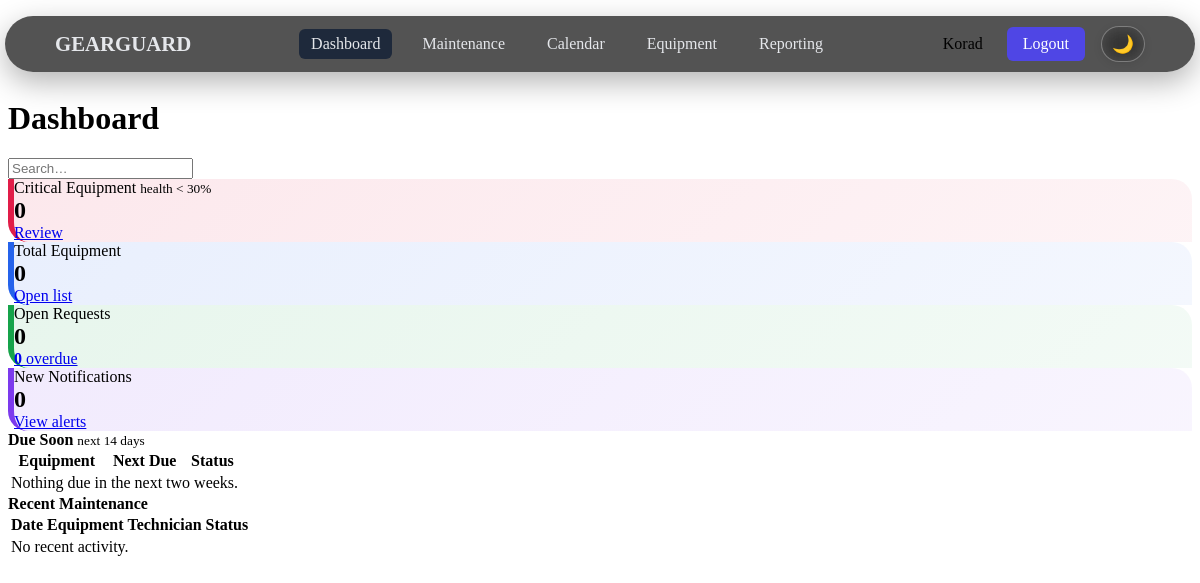
Page / (signed in) on the earlier database version.
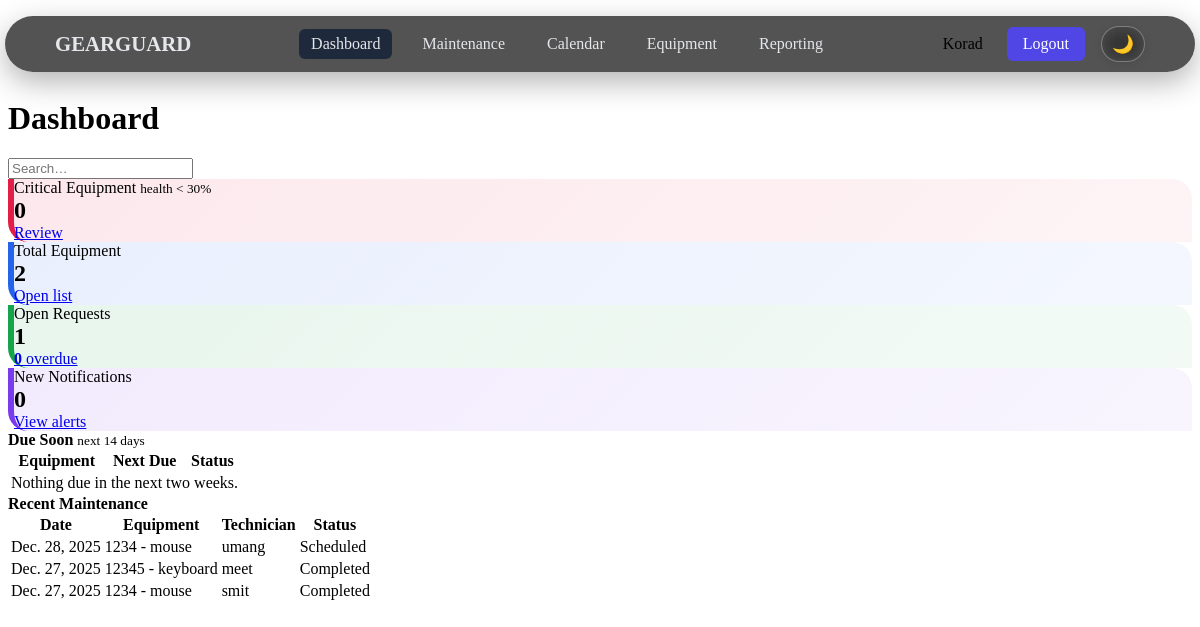
Same page on the later database version.
### maintenance/models.py (models this page shows, shortened)
class MaintenanceRecord(models.Model):
    STATUS_CHOICES = [
        ("scheduled", "Scheduled"),
        ("completed", "Completed"),
        ("overdue", "Overdue"),
    ]
    equipment = models.ForeignKey('equipment.Equipment', on_delete=models.CASCADE, related_name='maintenance_records')
    service_date = models.DateField()
    technician = models.CharField(max_length=100, blank=True)
    cost = models.DecimalField(max_digits=10, decimal_places=2, default=0)
    remarks = models.TextField(blank=True)
    next_due = models.DateField(null=True, blank=True)
    status = models.CharField(max_length=20, choices=STATUS_CHOICES, default='scheduled')

### equipment/models.py (models this page shows)
class Equipment(models.Model):
    STATUS_CHOICES = [
        ("active", "Active"),
        ("inactive", "Inactive"),
    ]
    asset_id = models.CharField(max_length=50, unique=True)
    name = models.CharField(max_length=120)
    category = models.ForeignKey(EquipmentCategory, on_delete=models.SET_NULL, null=True, related_name="equipments")
    company = models.CharField(max_length=100, blank=True)
    serial_no = models.CharField(max_length=100, blank=True)
    technician = models.CharField(max_length=100, blank=True)
    maintenance_team = models.CharField(max_length=100, blank=True)
    assigned_date = models.DateField(null=True, blank=True)
    maintenance_interval_days = models.PositiveIntegerField(default=90)
    status = models.CharField(max_length=20, choices=STATUS_CHOICES, default="active")
    description = models.TextField(blank=True)
    def __str__(self) -> str:
        return f"{self.asset_id} - {self.name}"

### gearguard/views.py (the view)
# urls.py: path('', home_view, name='home'),
@login_required
def home_view(request):
    from equipment.models import Equipment
    from maintenance.models import MaintenanceRecord
    from notifications.models import Notification
    total_eq = Equipment.objects.count()
    critical_eq = Equipment.objects.filter(status='inactive').count()
    open_requests = MaintenanceRecord.objects.exclude(status='completed').count()
    overdue = MaintenanceRecord.objects.filter(status='overdue').count()
    notif_new = Notification.objects.filter(status='new').count()
    recent_records = (
        MaintenanceRecord.objects.select_related('equipment')
        .order_by('-service_date')[:5]
    )
    today = timezone.now().date()
    due_soon = (
        MaintenanceRecord.objects.select_related('equipment')
        .filter(status__in=['scheduled', 'overdue'], next_due__isnull=False, next_due__lte=today + timedelta(days=14))
        .order_by('next_due')[:5]
    )
    context = {
        'total_equipment': total_eq,
        'critical_equipment': critical_eq,
        'open_requests': open_requests,
        'overdue_requests': overdue,
        'new_notifications': notif_new,
        'recent_records': recent_records,
        'due_soon': due_soon,
    }
    return render(request, 'home.html', context)

### templates/home.html
{% extends 'base.html' %}
{% block content %}
<header class="grid">
    <h1>Dashboard</h1>
    <form action="/maintenance/" method="get" style="margin-left:auto;">
        <input type="search" name="q" placeholder="Search…" />
    </form>
</header>
<section class="grid">
  <article style="border: none; border-radius: 0 20px 0 20px; background: linear-gradient(135deg, rgba(225, 29, 72, 0.1) 0%, rgba(225, 29, 72, 0.05) 100%); border-left: 6px solid #e11d48;">
    <header>Critical Equipment <small class="secondary">health &lt; 30% </small></header>
    <h2 style="margin:0">{{ critical_equipment }}</h2>
    <footer><a href="/equipment/" class="secondary">Review</a></footer>
  </article>
  <article style="border: none; border-radius: 0 20px 0 20px; background: linear-gradient(135deg, rgba(37, 99, 235, 0.1) 0%, rgba(37, 99, 235, 0.05) 100%); border-left: 6px solid #2563eb;">
    <header>Total Equipment</header>
    <h2 style="margin:0">{{ total_equipment }}</h2>
    <footer><a href="/equipment/">Open list</a></footer>
  </article>
  <article style="border: none; border-radius: 0 20px 0 20px; background: linear-gradient(135deg, rgba(22, 163, 74, 0.1) 0%, rgba(22, 163, 74, 0.05) 100%); border-left: 6px solid #16a34a;">
    <header>Open Requests</header>
    <h2 style="margin:0">{{ open_requests }}</h2>
    <footer><a href="/equipment/" class="secondary"><strong class="secondary">{{ overdue_requests }}</strong> overdue</a></footer>
  </article>
  <article style="border: none; border-radius: 0 20px 0 20px; background: linear-gradient(135deg, rgba(124, 58, 237, 0.1) 0%, rgba(124, 58, 237, 0.05) 100%); border-left: 6px solid #7c3aed;">
    <header>New Notifications</header>
    <h2 style="margin:0">{{ new_notifications }}</h2>
    <footer><a href="/notifications/">View alerts</a></footer>
  </article>
</section>
<section class="grid">
    <article>
        <header>
            <strong>Due Soon</strong>
            <small class="secondary">next 14 days</small>
        </header>
        <table>
            <thead>
                <tr>
                    <th>Equipment</th>
                    <th>Next Due</th>
                    <th>Status</th>
                </tr>
            </thead>
            <tbody>
                {% for r in due_soon %}
                <tr>
                    <td>{{ r.equipment }}</td>
                    <td>{{ r.next_due }}</td>
                    <td>
                        {% if r.status == 'overdue' %}
                        <span class="contrast">Overdue</span>
                        {% else %}
                        <span>Scheduled</span>
                        {% endif %}
                    </td>
                </tr>
                {% empty %}
                <tr>
                    <td colspan="3">Nothing due in the next two weeks.</td>
                </tr>
                {% endfor %}
            </tbody>
        </table>
    </article>
    <article>
        <header><strong>Recent Maintenance</strong></header>
        <table>
            <thead>
                <tr>
                    <th>Date</th>
                    <th>Equipment</th>
                    <th>Technician</th>
                    <th>Status</th>
                </tr>
            </thead>
            <tbody>
                {% for r in recent_records %}
                <tr>
                    <td>{{ r.service_date }}</td>
                    <td>{{ r.equipment }}</td>
                    <td>{{ r.technician|default:'—' }}</td>
                    <td>{{ r.get_status_display }}</td>
                </tr>
                {% empty %}
                <tr>
                    <td colspan="4">No recent activity.</td>
                </tr>
                {% endfor %}
            </tbody>
        </table>
    </article>
</section>
{% endblock %}

Differences in the rows shown:
added MaintenanceRecord: service_date "Dec. 28, 2025", equipment "1234 - mouse", technician "umang", status "Scheduled"
added MaintenanceRecord: service_date "Dec. 27, 2025", equipment "12345 - keyboard", technician "meet", status "Completed"
added MaintenanceRecord: service_date "Dec. 27, 2025", equipment "1234 - mouse", technician "smit", status "Completed"
Other differences:
{{ total_equipment }}: "0" → "2"
{{ open_requests }}: "0" → "1"
text no longer shown: "No recent activity."
